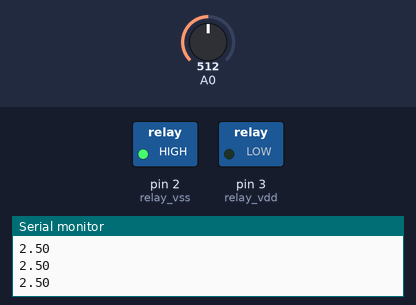
A sketch run on a simulated Arduino Uno, built with avr-gcc and run on an emulated ATmega328P. Shown: switched loads named in the sketch (green lamp = pin HIGH), the last lines printed to the serial monitor. The inputs (shaded band) are chosen by the test bench; at power-on: A0 = 512.

Above: at 1.2 s.
1.3 s: A0 set to 596
2.8 s: A0 set to 630
At 4.0 s:
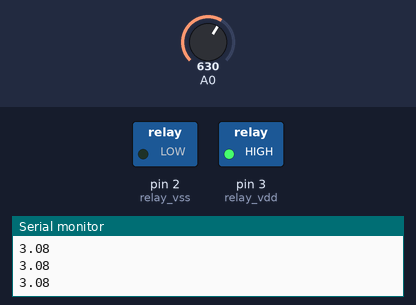
4.3 s: A0 set to 511
At 5.3 s:
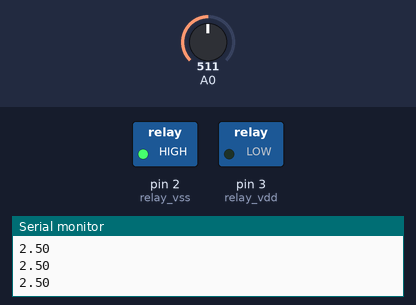
5.8 s: A0 set to 716
At 6.6 s:
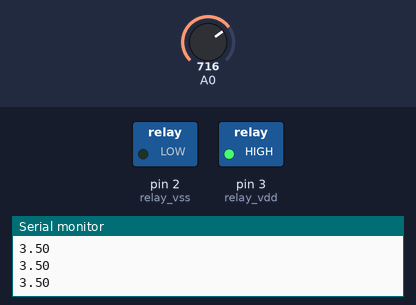
Timing chart, 0 to 8.3 s (numbered marks = the images above; inputs shaded):
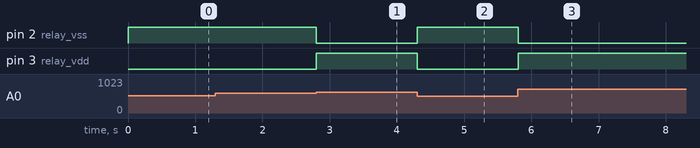

Measured:
- the behaviour switches between 613 and 614 on A0 (found by bisection; images 0 and 1)
- after the input at 2.8 s, pin 2 (relay_vss): HIGH → LOW at once; pin 3 (relay_vdd): LOW → HIGH at once
- after the input at 4.3 s, pin 2 (relay_vss): LOW → HIGH at once; pin 3 (relay_vdd): HIGH → LOW at once
- after the input at 5.8 s, pin 2 (relay_vss): HIGH → LOW at once; pin 3 (relay_vdd): LOW → HIGH at once

The sketch:

sketch_feb25a.ino
```cpp
// the setup routine runs once when you press reset:

int relay_vdd = 3;       // pin that the LED is attached to


int relay_vss = 2;   // an arbitrary threshold level that's in the range of the analog input


void setup() {
  pinMode(relay_vdd, OUTPUT);
  pinMode(relay_vss, OUTPUT);

  // initialize serial communication at 9600 bits per second:
  Serial.begin(9600);


}

// the loop routine runs over and over again forever:
void loop() {
  // read the input on analog pin 0:

  int sensorValue = analogRead(A0);
  // Convert the analog reading (which goes from 0 - 1023) to a voltage (0 - 5V):
  float voltage = sensorValue * (5.0 / 1023.0);

//    digitalWrite(relay_vdd, HIGH);   // sets the LED on
//    digitalWrite(relay_vss, HIGH);   // sets the LED on

  if (voltage  > 3){
    digitalWrite(relay_vdd, HIGH);   // sets the LED on
    digitalWrite(relay_vss, LOW);   // sets the LED on
  }
  else {
    digitalWrite(relay_vdd, LOW);   // sets the LED on
    digitalWrite(relay_vss, HIGH);   // sets the LED on
  }


  // print out the value you read:
  Serial.println(voltage);
}
```
